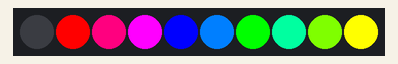
The sketch below on a simulated Arduino Uno, built with avr-gcc and run on an emulated ATmega328P. Parts: 10 RGB LEDs in strip order, left to right.

Above: at 0.05 s.
At 0.65 s:
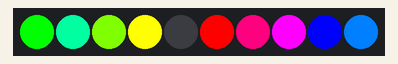
At 1.35 s:
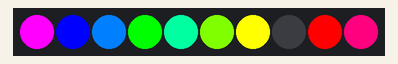

Measured:
- by itself, everything shown: repeats every 1.0 s, in 10 steps

The sketch:

LedStripSimple.ino
```cpp
#include <PololuLedStrip.h>

// Create an ledStrip object on pin 10.
PololuLedStrip<10> ledStrip;

// Create a buffer for holding 30 colors.  Takes 90 bytes.
#define LED_COUNT 10
rgb_color colors[LED_COUNT];
rgb_color refColors[10];

void setup()
{
}

void loop()
{
  //load the colors
  refColors[1] = (rgb_color){ 255, 0, 0};
  refColors[2] = (rgb_color){ 255, 0, 127};
  refColors[3] = (rgb_color){ 255, 0, 255};
  refColors[4] = (rgb_color){ 0, 0, 255};
  refColors[5] = (rgb_color){ 0, 127, 255};
  refColors[6] = (rgb_color){ 0, 255, 0};
  refColors[7] = (rgb_color){ 0, 255, 160};
  refColors[8] = (rgb_color){ 127, 255, 0};
  refColors[9] = (rgb_color){ 255, 255, 0};
  refColors[0] = (rgb_color){ 0, 0, 0};

  //loop ten times to create chasing effect
  for (int i = 0; i < 10; i++) {
    for (int k = 0; k < 10; k++) {
        colors[k] = refColors[ (k+i)%10 ];
    }
    ledStrip.write(colors, LED_COUNT);
    delay(100);
  }
}
```
